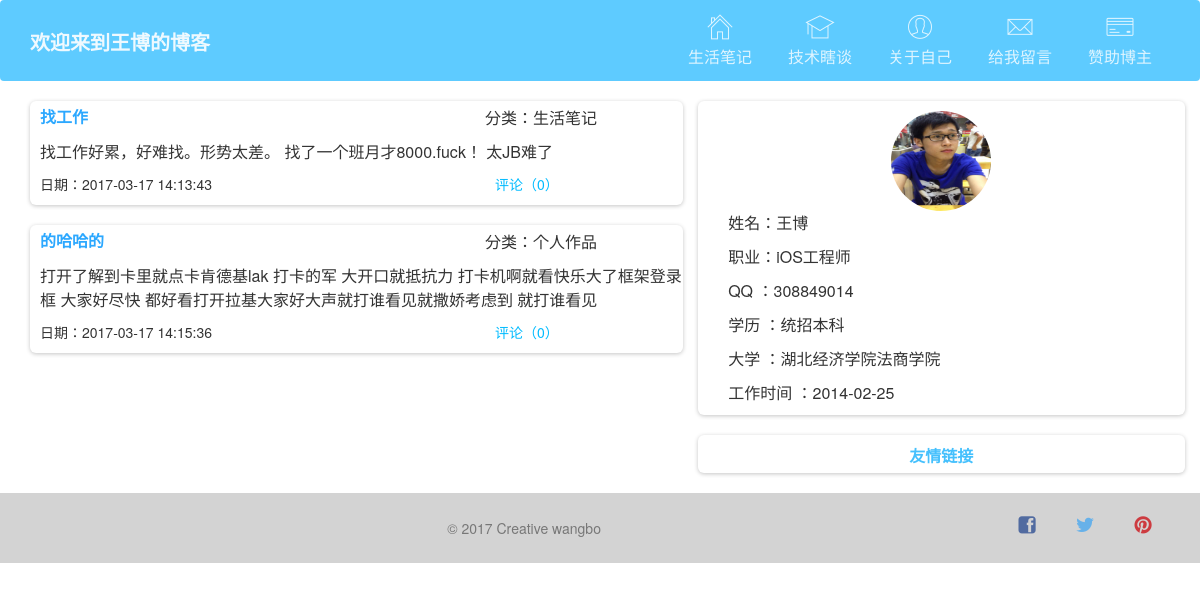
The page / on the database its author committed.
### mylife/models.py (models this page shows, shortened)
class Lifenote(models.Model):
    aricletype = ForeignKey(Aricletype, on_delete=models.CASCADE)
    title_note = models.CharField(max_length=30)
    created_on = models.DateTimeField(auto_now_add=True)
    content = models.TextField(max_length=1000)
    praisecount = models.IntegerField(default=0)

class Aricletype(models.Model):
    type_name = models.CharField(max_length=30)
    number = models.IntegerField(default=0)
    created_on = models.DateTimeField(auto_now_add=True)

### aboutme/models.py (models this page shows)
class Myself(models.Model):
    user_name = models.CharField(max_length=30)
    introduce = models.CharField(max_length=100)
    content = models. TextField(max_length=500)
    avatar = models.ImageField(upload_to=get_file_path, blank=True)
    qq_number = models.CharField(max_length=30)
    job_post = models.CharField(max_length=30)
    work_time = models.DateField(blank=True, null=True)
    university = models.CharField(max_length=30)
    education_background = models.CharField(max_length=30)

### mylife/views.py (the view)
# urls.py: url(r'^$', mylife_views.showHome, name='showHome'),
def showHome(request):
    notelist = Lifenote.objects.all();
    myself = Myself.objects.all();
    return render(request, 'home.html',{'notelist':notelist,'myselfInfo':myself[0]})

### templates/home.html
{% extends 'base.html' %}
{% block bodyleft %}
    {% for list in notelist %}
    <div class="card">
        <div class="card-block">
            <div class="row">
                <div class="col-md-8" style="color: #00bbff">
                   <label style="font-size: 16px;margin-left: 10px;margin-top: 5px"><a href="#">{{ list.title_note }}</a></label>
                </div>
                <div class="col-md-4 pull-right">
                    <p style="margin-top: 5px">分类：{{ list.aricletype.type_name }}</p>
                </div>
            </div>
            <div class="row">
                <div class="col-md-12">
                    <p style="margin-left: 10px;display: -webkit-box;-webkit-box-orient: vertical;-webkit-line-clamp: 3;overflow: hidden;">{{ list.content }}</p>
                </div>
            </div>
            <div class="row">
                <div class="col-md-8">
                    <p style="font-size: 14px;margin-left: 10px;">日期：{{ list.created_on|date:"Y-m-d H:i:s" }}</p>
                </div>
                <div>
                    <div class="col-md-4" style="color: #00bbff">
                         <p style="font-size: 14px;margin-left: 10px;">评论（{{ list.praisecount }}）</p>
                    </div>
                </div>
            </div>
        </div>
    </div>
    {% endfor %}
{% endblock %}

### templates/base.html (shortened to what this page needs)
{% load i18n %}
{% load staticfiles %}
<html lang="en" {% block htmlattr %}{% endblock %}>
<head>
    <link href="{% static "css/bootstrap.min.css" %}" rel="stylesheet" />
    <link href="{% static "css/gsdk.css" %}" rel="stylesheet"/>
    <link href="{% static "css/webapp.css" %}" rel="stylesheet"/>
    <link href="{% static 'css/font-awesome.css' %}" rel="stylesheet">
    <link href="{% static 'css/pe-icon-7-stroke.css' %}" rel="stylesheet" />
</head>
<body style="background-color: white">
   <nav class="navbar navbar-ct-azure navbar-icons" role="navigation-demo">
      <div class="container">
        <div class="navbar-header">
            <a class="navbar-brand" href="#">{% block welcome_content %}欢迎来到王博的博客{% endblock %}</a>
        </div>
        <div class="collapse navbar-collapse" id="navigation-example-2">
            {% block navcontent %}
          <ul class="nav navbar-nav navbar-right">
                <li>
                   <a href="/mylife/home/">
                        <i class="pe-7s-home"></i>
                        <p>生活笔记</p>
                    </a>
                </li>
                <li>
                   <a href="" >
                        <i class="pe-7s-study"></i>
                        <p>技术瞎谈</p>
                    </a>
                </li>
                <li>
                   <a href="/aboutme/aboutme/" >
                        <i class="pe-7s-user"></i>
                        <p>关于自己</p>
                    </a>
                </li>
                <li>
                   <a href="" >
                        <i class="pe-7s-mail"></i>
                        <p>给我留言</p>
                    </a>
                </li>
                <li>
                   <a href="" >
                        <i class="pe-7s-credit"></i>
                        <p>赞助博主</p>
                    </a>
                </li>
           </ul>
            {% endblock %}
        </div>
      </div>
    </nav>
    {% block bodycontent %}
        <div class="container">
            <div class="row">
                <div class="col-md-7">
                    {% block bodyleft %}
                    {% endblock %}
                </div>
                <div class="col-md-5">
                    {% block bodyright %}
                        <div class="row">
                            <div class="card">
                                <div class="card-block">
                                    <div class="row">
                                        <div class="col-md-12 text-center">
                                            <img style="margin-top: 10px" width="100px" height="100px" src="/media/{{ myselfInfo.avatar }}" alt="Circle Image" class="img-circle">
                                        </div>
                                        <div class="row">
                                            <div class="col-md-8 col-md-offset-1">
                                                <p>姓名：{{ myselfInfo.user_name }}</p>
                                                <p>职业：{{ myselfInfo.job_post }}</p>
                                                <p>QQ ：{{ myselfInfo.qq_number }}</p>
                                                <p>学历 ：{{ myselfInfo.education_background }}</p>
                                                <p>大学 ：{{ myselfInfo.university }}</p>
                                                <p>工作时间 ：{{ myselfInfo.work_time|date:"Y-m-d" }}</p>
                                            </div>
                                        </div>
                                    </div>
                                </div>
                            </div>
                            <div class="card">
                                <div class="card-block">
                                    <div class="row text-center">
                                        <label style="font-size: 16px;margin-top: 10px;color: #45c0fd">友情链接</label>
                                    </div>
                                </div>
                            </div>
                        </div>
                    {% endblock %}
                </div>
            </div>
        </div>
    {% endblock %}
</body>
<footer class="footer" style="background-color: lightgray;position:absolute;width: 100%;">
    <div class="container">
        <div class="social-area pull-right">
            <a class="btn btn-social btn-facebook btn-simple">
                <i class="fa fa-facebook-square"></i>
            </a>
            <a class="btn btn-social btn-twitter btn-simple">
                <i class="fa fa-twitter"></i>
            </a>
            <a class="btn btn-social btn-pinterest btn-simple">
                <i class="fa fa-pinterest"></i>
            </a>
        </div>
        <div class="copyright">
            &copy; 2017 Creative wangbo
        </div>
    </div>
</footer>

### static/css/webapp.css (style rules this page uses)
body { background-color: #f4f4f4 }

### rows shown on the page
Lifenote: title_note "找工作", aricletype.type_name "生活笔记", content "找工作好累，好难找。形势太差。 找了一个班月才8000.fuck！ 太JB难了", created_on "2017-03-17 14:13:43", praisecount "0"
Lifenote: title_note "的哈哈的", aricletype.type_name "个人作品", content "打开了解到卡里就点卡肯德基lak 打卡的军 大开口就抵抗力 打卡机啊就看快乐大了框架登录框 大家好尽快 都好看打开拉基大家好大声就打谁看见就撒娇考虑到 就打谁看见", created_on "2017-03-17 14:15:36", praisecount "0"
Myself: avatar (picture), user_name "王博", job_post "iOS工程师", qq_number "308849014", education_background "统招本科", university "湖北经济学院法商学院", work_time "2014-02-25"
